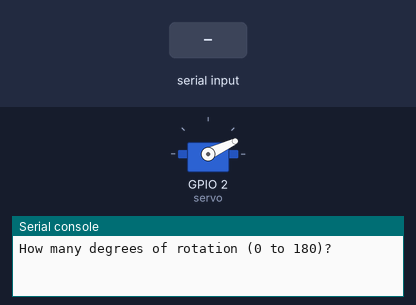
Recording of a program running on a simulated ESP32 board running MicroPython. Parts: servo, the last lines printed to the serial console. The inputs (shaded band) are chosen by the test bench. Servo angles are drawn from the pulse width (0.5 ms = 0°, 2.5 ms = 180°).

Above: at 1.2 s.
1.3 s: "90" typed at the serial console, then Enter
At 2.2 s:
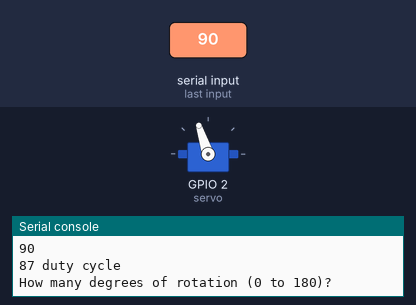
2.8 s: "1" typed at the serial console, then Enter
At 3.4 s:
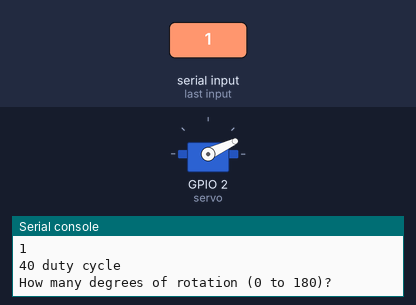
Timing chart, 0 to 5.8 s (numbered marks = the images above; inputs shaded):
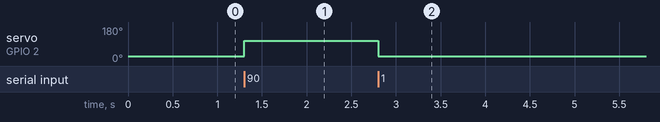

Measured:
- after the input at 1.3 s, servo on GPIO 2 (servo): 25° → 108° at once
- after the input at 2.8 s, servo on GPIO 2 (servo): 108° → 25° at once

The program:

main.py
```python
from machine import PWM, Pin

def main():
  PIN_D4 = 2
  MIN = 40
  MAX = 135

  servo = PWM(Pin(PIN_D4, Pin.OUT), freq=50)
  servo.duty(int(MIN))

  while(True):
    degrees = float(input("How many degrees of rotation (0 to 180)? "))
    if degrees >= 0 and degrees <= 180:
      d = int(degrees / 180 * (MAX-MIN) + MIN)
      print(d, "duty cycle")
      servo.duty(d)

main()
```
